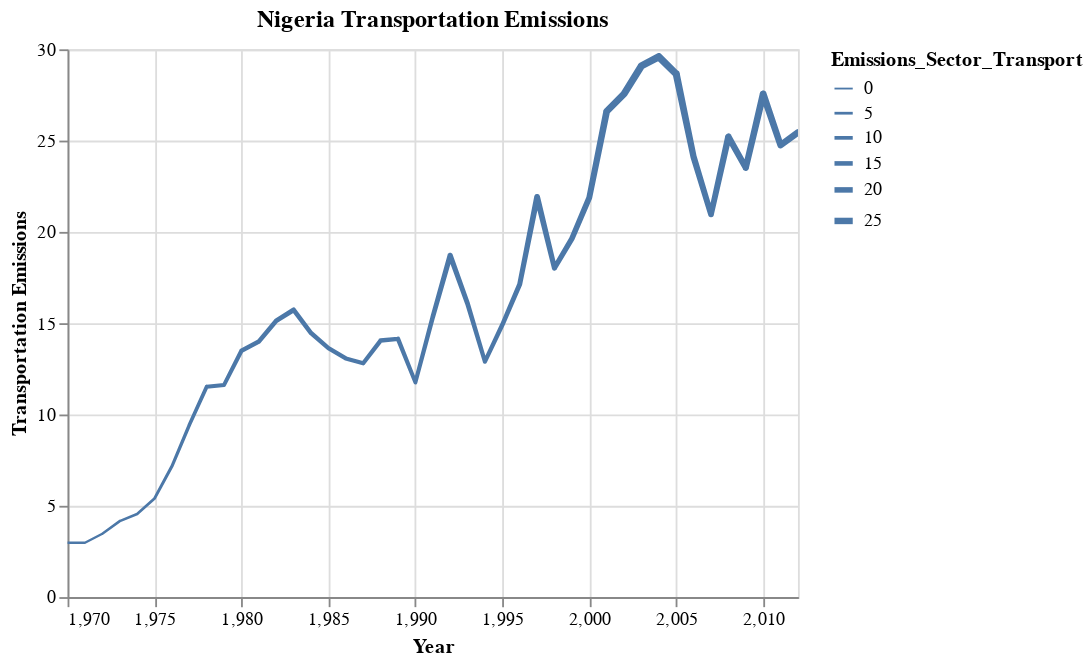

Write notebook code for a chart like this one.
### Code cell
nigeria = df2[df2["Country"] == "Nigeria"]

alt.Chart(nigeria, title = "Nigeria Transportation Emissions").mark_trail().encode(
    alt.X("Year:Q", scale = alt.Scale(domain = (1970, 2012))),
    alt.Y("Emissions_Sector_Transport", title = "Transportation Emissions"),
    size = "Emissions_Sector_Transport"
).interactive()

### Figure 1 — Vega-Lite specification as saved in the notebook (floating-point values rounded to 4 significant figures)
{"config": {"view": {"continuousWidth": 400, "continuousHeight": 300}}, "data": {"name": "data-89a87c96a628f488ca7f760fdf4c73ff"}, "mark": "trail", "encoding": {"size": {"type": "quantitative", "field": "Emissions_Sector_Transport"}, "x": {"type": "quantitative", "field": "Year", "scale": {"domain": [1970, 2012]}}, "y": {"type": "quantitative", "field": "Emissions_Sector_Transport", "title": "Transportation Emissions"}}, "selection": {"selector003": {"type": "interval", "bind": "scales", "encodings": ["x", "y"]}}, "title": "Nigeria Transportation Emissions", "$schema": "https://vega.github.io/schema/vega-lite/v4.8.1.json", "datasets": {"data-89a87c96a628f488ca7f760fdf4c73ff": [{"Country": "Nigeria", "Year": 1970, "Emissions_Type_CO2": 9660.0, "Emissions_Type_N2O": 29100.0, "Emissions_Type_CH4": 128000.0, "Emissions_Sector_Power_Industry": 0.59, "Emissions_Sector_Buildings": 0.9, "Emissions_Sector_Transport": 2.98, "Emissions_Sector_Other_Industry": 1.23, "Emissions_Sector_Other_sectors": 18.38, "Ratio_Per_GDP": 2.977, "Ratio_Per_Capita": 0.2208}, {"Country": "Nigeria", "Year": 1971, "Emissions_Type_CO2": 9930.0, "Emissions_Type_N2O": 42900.0, "Emissions_Type_CH4": 185000.0, "Emissions_Sector_Power_Industry": 0.59, "Emissions_Sector_Buildings": 0.9, "Emissions_Sector_Transport": 2.98, "Emissions_Sector_Other_Industry": 1.23, "Emissions_Sector_Other_sectors": 29.17, "Ratio_Per_GDP": 4.142, "Ratio_Per_Capita": 0.2914}, {"Country": "Nigeria", "Year": 1972, "Emissions_Type_CO2": 10100.0, "Emissions_Type_N2O": 55500.0, "Emissions_Type_CH4": 233000.0, "Emissions_Sector_Power_Industry": 0.81, "Emissions_Sector_Buildings": 1.02, "Emissions_Sector_Transport": 3.47, "Emissions_Sector_Other_Industry": 1.54, "Emissions_Sector_Other_sectors": 38.13, "Ratio_Per_GDP": 5.085, "Ratio_Per_Capita": 0.3256}, {"Country": "Nigeria", "Year": 1973, "Emissions_Type_CO2": 10700.0, "Emissions_Type_N2O": 66700.0, "Emissions_Type_CH4": 275000.0, "Emissions_Sector_Power_Industry": 0.9, "Emissions_Sector_Buildings": 1.16, "Emissions_Sector_Transport": 4.16, "Emissions_Sector_Other_Industry": 2.2, "Emissions_Sector_Other_sectors": 45.61, "Ratio_Per_GDP": 5.854, "Ratio_Per_Capita": 0.3608}, {"Country": "Nigeria", "Year": 1974, "Emissions_Type_CO2": 11200.0, "Emissions_Type_N2O": 84200.0, "Emissions_Type_CH4": 344000.0, "Emissions_Sector_Power_Industry": 1.13, "Emissions_Sector_Buildings": 1.3, "Emissions_Sector_Transport": 4.55, "Emissions_Sector_Other_Industry": 2.22, "Emissions_Sector_Other_sectors": 58.67, "Ratio_Per_GDP": 7.131, "Ratio_Per_Capita": 0.4034}, {"Country": "Nigeria", "Year": 1975, "Emissions_Type_CO2": 11500.0, "Emissions_Type_N2O": 64300.0, "Emissions_Type_CH4": 255000.0, "Emissions_Sector_Power_Industry": 1.39, "Emissions_Sector_Buildings": 1.49, "Emissions_Sector_Transport": 5.4, "Emissions_Sector_Other_Industry": 2.54, "Emissions_Sector_Other_sectors": 41.85, "Ratio_Per_GDP": 5.226, "Ratio_Per_Capita": 0.2718}, {"Country": "Nigeria", "Year": 1976, "Emissions_Type_CO2": 12100.0, "Emissions_Type_N2O": 75500.0, "Emissions_Type_CH4": 291000.0, "Emissions_Sector_Power_Industry": 1.75, "Emissions_Sector_Buildings": 1.94, "Emissions_Sector_Transport": 7.16, "Emissions_Sector_Other_Industry": 2.86, "Emissions_Sector_Other_sectors": 48.33, "Ratio_Per_GDP": 5.801, "Ratio_Per_Capita": 0.3068}, {"Country": "Nigeria", "Year": 1977, "Emissions_Type_CO2": 12300.0, "Emissions_Type_N2O": 66700.0, "Emissions_Type_CH4": 244000.0, "Emissions_Sector_Power_Industry": 1.78, "Emissions_Sector_Buildings": 2.48, "Emissions_Sector_Transport": 9.42, "Emissions_Sector_Other_Industry": 3.14, "Emissions_Sector_Other_sectors": 39.13, "Ratio_Per_GDP": 4.804, "Ratio_Per_Capita": 0.2526}, {"Country": "Nigeria", "Year": 1978, "Emissions_Type_CO2": 12700.0, "Emissions_Type_N2O": 69800.0, "Emissions_Type_CH4": 243000.0, "Emissions_Sector_Power_Industry": 2.12, "Emissions_Sector_Buildings": 3.07, "Emissions_Sector_Transport": 11.52, "Emissions_Sector_Other_Industry": 3.76, "Emissions_Sector_Other_sectors": 38.67, "Ratio_Per_GDP": 4.691, "Ratio_Per_Capita": 0.2198}, {"Country": "Nigeria", "Year": 1979, "Emissions_Type_CO2": 13300.0, "Emissions_Type_N2O": 99700.0, "Emissions_Type_CH4": 365000.0, "Emissions_Sector_Power_Industry": 2.22, "Emissions_Sector_Buildings": 3.1, "Emissions_Sector_Transport": 11.62, "Emissions_Sector_Other_Industry": 4.14, "Emissions_Sector_Other_sectors": 61.52, "Ratio_Per_GDP": 6.691, "Ratio_Per_Capita": 0.3188}, {"Country": "Nigeria", "Year": 1980, "Emissions_Type_CO2": 13900.0, "Emissions_Type_N2O": 89900.0, "Emissions_Type_CH4": 308000.0, "Emissions_Sector_Power_Industry": 3.22, "Emissions_Sector_Buildings": 3.62, "Emissions_Sector_Transport": 13.49, "Emissions_Sector_Other_Industry": 5.02, "Emissions_Sector_Other_sectors": 50.55, "Ratio_Per_GDP": 5.604, "Ratio_Per_Capita": 0.2945}, {"Country": "Nigeria", "Year": 1981, "Emissions_Type_CO2": 14300.0, "Emissions_Type_N2O": 73600.0, "Emissions_Type_CH4": 227000.0, "Emissions_Sector_Power_Industry": 4.67, "Emissions_Sector_Buildings": 4.24, "Emissions_Sector_Transport": 14.0, "Emissions_Sector_Other_Industry": 5.43, "Emissions_Sector_Other_sectors": 35.62, "Ratio_Per_GDP": 4.17, "Ratio_Per_Capita": 0.2403}, {"Country": "Nigeria", "Year": 1982, "Emissions_Type_CO2": 14400.0, "Emissions_Type_N2O": 70200.0, "Emissions_Type_CH4": 198000.0, "Emissions_Sector_Power_Industry": 5.8, "Emissions_Sector_Buildings": 4.77, "Emissions_Sector_Transport": 15.13, "Emissions_Sector_Other_Industry": 6.32, "Emissions_Sector_Other_sectors": 30.15, "Ratio_Per_GDP": 3.648, "Ratio_Per_Capita": 0.2209}, {"Country": "Nigeria", "Year": 1983, "Emissions_Type_CO2": 14800.0, "Emissions_Type_N2O": 70300.0, "Emissions_Type_CH4": 196000.0, "Emissions_Sector_Power_Industry": 6.1, "Emissions_Sector_Buildings": 4.68, "Emissions_Sector_Transport": 15.73, "Emissions_Sector_Other_Industry": 6.54, "Emissions_Sector_Other_sectors": 29.4, "Ratio_Per_GDP": 3.534, "Ratio_Per_Capita": 0.2117}, {"Country": "Nigeria", "Year": 1984, "Emissions_Type_CO2": 15100.0, "Emissions_Type_N2O": 70600.0, "Emissions_Type_CH4": 210000.0, "Emissions_Sector_Power_Industry": 5.65, "Emissions_Sector_Buildings": 4.59, "Emissions_Sector_Transport": 14.46, "Emissions_Sector_Other_Industry": 5.8, "Emissions_Sector_Other_sectors": 31.59, "Ratio_Per_GDP": 3.629, "Ratio_Per_Capita": 0.2256}, {"Country": "Nigeria", "Year": 1985, "Emissions_Type_CO2": 15500.0, "Emissions_Type_N2O": 73500.0, "Emissions_Type_CH4": 216000.0, "Emissions_Sector_Power_Industry": 5.7, "Emissions_Sector_Buildings": 4.99, "Emissions_Sector_Transport": 13.64, "Emissions_Sector_Other_Industry": 7.45, "Emissions_Sector_Other_sectors": 32.98, "Ratio_Per_GDP": 3.65, "Ratio_Per_Capita": 0.2545}, {"Country": "Nigeria", "Year": 1986, "Emissions_Type_CO2": 15900.0, "Emissions_Type_N2O": 71900.0, "Emissions_Type_CH4": 216000.0, "Emissions_Sector_Power_Industry": 6.12, "Emissions_Sector_Buildings": 5.09, "Emissions_Sector_Transport": 13.07, "Emissions_Sector_Other_Industry": 6.03, "Emissions_Sector_Other_sectors": 32.85, "Ratio_Per_GDP": 3.537, "Ratio_Per_Capita": 0.2329}, {"Country": "Nigeria", "Year": 1987, "Emissions_Type_CO2": 15900.0, "Emissions_Type_N2O": 68100.0, "Emissions_Type_CH4": 197000.0, "Emissions_Sector_Power_Industry": 5.99, "Emissions_Sector_Buildings": 6.19, "Emissions_Sector_Transport": 12.81, "Emissions_Sector_Other_Industry": 6.19, "Emissions_Sector_Other_sectors": 29.22, "Ratio_Per_GDP": 3.192, "Ratio_Per_Capita": 0.6898}, {"Country": "Nigeria", "Year": 1988, "Emissions_Type_CO2": 16500.0, "Emissions_Type_N2O": 77400.0, "Emissions_Type_CH4": 228000.0, "Emissions_Sector_Power_Industry": 6.3, "Emissions_Sector_Buildings": 5.7, "Emissions_Sector_Transport": 14.05, "Emissions_Sector_Other_Industry": 6.6, "Emissions_Sector_Other_sectors": 35.47, "Ratio_Per_GDP": 3.56, "Ratio_Per_Capita": 1.009}, {"Country": "Nigeria", "Year": 1989, "Emissions_Type_CO2": 17000.0, "Emissions_Type_N2O": 79000.0, "Emissions_Type_CH4": 236000.0, "Emissions_Sector_Power_Industry": 6.05, "Emissions_Sector_Buildings": 5.76, "Emissions_Sector_Transport": 14.14, "Emissions_Sector_Other_Industry": 7.2, "Emissions_Sector_Other_sectors": 38.15, "Ratio_Per_GDP": 3.579, "Ratio_Per_Capita": 1.111}, {"Country": "Nigeria", "Year": 1990, "Emissions_Type_CO2": 16900.0, "Emissions_Type_N2O": 74900.0, "Emissions_Type_CH4": 239000.0, "Emissions_Sector_Power_Industry": 5.7, "Emissions_Sector_Buildings": 4.23, "Emissions_Sector_Transport": 11.76, "Emissions_Sector_Other_Industry": 6.37, "Emissions_Sector_Other_sectors": 40.52, "Ratio_Per_GDP": 3.473, "Ratio_Per_Capita": 1.142}, {"Country": "Nigeria", "Year": 1991, "Emissions_Type_CO2": 17300.0, "Emissions_Type_N2O": 81100.0, "Emissions_Type_CH4": 246000.0, "Emissions_Sector_Power_Industry": 5.04, "Emissions_Sector_Buildings": 4.14, "Emissions_Sector_Transport": 15.34, "Emissions_Sector_Other_Industry": 8.37, "Emissions_Sector_Other_sectors": 43.39, "Ratio_Per_GDP": 3.529, "Ratio_Per_Capita": 1.196}, {"Country": "Nigeria", "Year": 1992, "Emissions_Type_CO2": 17800.0, "Emissions_Type_N2O": 88800.0, "Emissions_Type_CH4": 252000.0, "Emissions_Sector_Power_Industry": 5.43, "Emissions_Sector_Buildings": 5.07, "Emissions_Sector_Transport": 18.71, "Emissions_Sector_Other_Industry": 10.41, "Emissions_Sector_Other_sectors": 45.91, "Ratio_Per_GDP": 3.581, "Ratio_Per_Capita": 1.24}, {"Country": "Nigeria", "Year": 1993, "Emissions_Type_CO2": 18500.0, "Emissions_Type_N2O": 86300.0, "Emissions_Type_CH4": 258000.0, "Emissions_Sector_Power_Industry": 5.73, "Emissions_Sector_Buildings": 4.39, "Emissions_Sector_Transport": 16.07, "Emissions_Sector_Other_Industry": 9.98, "Emissions_Sector_Other_sectors": 48.4, "Ratio_Per_GDP": 3.531, "Ratio_Per_Capita": 1.229}, {"Country": "Nigeria", "Year": 1994, "Emissions_Type_CO2": 18800.0, "Emissions_Type_N2O": 80400.0, "Emissions_Type_CH4": 250000.0, "Emissions_Sector_Power_Industry": 4.96, "Emissions_Sector_Buildings": 3.62, "Emissions_Sector_Transport": 12.9, "Emissions_Sector_Other_Industry": 9.01, "Emissions_Sector_Other_sectors": 49.73, "Ratio_Per_GDP": 3.316, "Ratio_Per_Capita": 1.172}, {"Country": "Nigeria", "Year": 1995, "Emissions_Type_CO2": 19000.0, "Emissions_Type_N2O": 85500.0, "Emissions_Type_CH4": 258000.0, "Emissions_Sector_Power_Industry": 5.38, "Emissions_Sector_Buildings": 3.85, "Emissions_Sector_Transport": 14.91, "Emissions_Sector_Other_Industry": 8.63, "Emissions_Sector_Other_sectors": 55.43, "Ratio_Per_GDP": 3.355, "Ratio_Per_Capita": 1.22}, {"Country": "Nigeria", "Year": 1996, "Emissions_Type_CO2": 19600.0, "Emissions_Type_N2O": 99500.0, "Emissions_Type_CH4": 278000.0, "Emissions_Sector_Power_Industry": 5.68, "Emissions_Sector_Buildings": 4.16, "Emissions_Sector_Transport": 17.13, "Emissions_Sector_Other_Industry": 9.44, "Emissions_Sector_Other_sectors": 66.56, "Ratio_Per_GDP": 3.59, "Ratio_Per_Capita": 1.273}, {"Country": "Nigeria", "Year": 1997, "Emissions_Type_CO2": 20000.0, "Emissions_Type_N2O": 98700.0, "Emissions_Type_CH4": 243000.0, "Emissions_Sector_Power_Industry": 5.97, "Emissions_Sector_Buildings": 4.42, "Emissions_Sector_Transport": 21.91, "Emissions_Sector_Other_Industry": 9.08, "Emissions_Sector_Other_sectors": 59.9, "Ratio_Per_GDP": 3.189, "Ratio_Per_Capita": 1.128}, {"Country": "Nigeria", "Year": 1998, "Emissions_Type_CO2": 20500.0, "Emissions_Type_N2O": 88200.0, "Emissions_Type_CH4": 211000.0, "Emissions_Sector_Power_Industry": 5.97, "Emissions_Sector_Buildings": 5.34, "Emissions_Sector_Transport": 18.02, "Emissions_Sector_Other_Industry": 8.36, "Emissions_Sector_Other_sectors": 54.1, "Ratio_Per_GDP": 2.745, "Ratio_Per_Capita": 0.9708}, {"Country": "Nigeria", "Year": 1999, "Emissions_Type_CO2": 21200.0, "Emissions_Type_N2O": 88100.0, "Emissions_Type_CH4": 190000.0, "Emissions_Sector_Power_Industry": 6.31, "Emissions_Sector_Buildings": 4.22, "Emissions_Sector_Transport": 19.63, "Emissions_Sector_Other_Industry": 9.27, "Emissions_Sector_Other_sectors": 50.9, "Ratio_Per_GDP": 2.512, "Ratio_Per_Capita": 0.9046}, {"Country": "Nigeria", "Year": 2000, "Emissions_Type_CO2": 21600.0, "Emissions_Type_N2O": 98000.0, "Emissions_Type_CH4": 191000.0, "Emissions_Sector_Power_Industry": 6.71, "Emissions_Sector_Buildings": 5.21, "Emissions_Sector_Transport": 21.88, "Emissions_Sector_Other_Industry": 9.96, "Emissions_Sector_Other_sectors": 56.18, "Ratio_Per_GDP": 2.543, "Ratio_Per_Capita": 0.8913}, {"Country": "Nigeria", "Year": 2001, "Emissions_Type_CO2": 22600.0, "Emissions_Type_N2O": 104000.0, "Emissions_Type_CH4": 193000.0, "Emissions_Sector_Power_Industry": 6.23, "Emissions_Sector_Buildings": 6.16, "Emissions_Sector_Transport": 26.6, "Emissions_Sector_Other_Industry": 10.43, "Emissions_Sector_Other_sectors": 56.33, "Ratio_Per_GDP": 2.543, "Ratio_Per_Capita": 0.8784}, {"Country": "Nigeria", "Year": 2002, "Emissions_Type_CO2": 22800.0, "Emissions_Type_N2O": 93900.0, "Emissions_Type_CH4": 170000.0, "Emissions_Sector_Power_Industry": 7.1, "Emissions_Sector_Buildings": 5.79, "Emissions_Sector_Transport": 27.56, "Emissions_Sector_Other_Industry": 10.62, "Emissions_Sector_Other_sectors": 44.75, "Ratio_Per_GDP": 2.228, "Ratio_Per_Capita": 0.7592}, {"Country": "Nigeria", "Year": 2003, "Emissions_Type_CO2": 23400.0, "Emissions_Type_N2O": 99800.0, "Emissions_Type_CH4": 189000.0, "Emissions_Sector_Power_Industry": 6.43, "Emissions_Sector_Buildings": 4.23, "Emissions_Sector_Transport": 29.09, "Emissions_Sector_Other_Industry": 14.31, "Emissions_Sector_Other_sectors": 52.06, "Ratio_Per_GDP": 2.364, "Ratio_Per_Capita": 0.7492}, {"Country": "Nigeria", "Year": 2004, "Emissions_Type_CO2": 23700.0, "Emissions_Type_N2O": 95400.0, "Emissions_Type_CH4": 187000.0, "Emissions_Sector_Power_Industry": 8.16, "Emissions_Sector_Buildings": 3.26, "Emissions_Sector_Transport": 29.59, "Emissions_Sector_Other_Industry": 13.32, "Emissions_Sector_Other_sectors": 48.28, "Ratio_Per_GDP": 2.261, "Ratio_Per_Capita": 0.5493}, {"Country": "Nigeria", "Year": 2005, "Emissions_Type_CO2": 24300.0, "Emissions_Type_N2O": 98800.0, "Emissions_Type_CH4": 184000.0, "Emissions_Sector_Power_Industry": 7.96, "Emissions_Sector_Buildings": 5.74, "Emissions_Sector_Transport": 28.65, "Emissions_Sector_Other_Industry": 14.06, "Emissions_Sector_Other_sectors": 43.79, "Ratio_Per_GDP": 2.213, "Ratio_Per_Capita": 0.5327}, {"Country": "Nigeria", "Year": 2006, "Emissions_Type_CO2": 25100.0, "Emissions_Type_N2O": 87600.0, "Emissions_Type_CH4": 178000.0, "Emissions_Sector_Power_Industry": 8.5, "Emissions_Sector_Buildings": 5.24, "Emissions_Sector_Transport": 24.1, "Emissions_Sector_Other_Industry": 12.97, "Emissions_Sector_Other_sectors": 39.02, "Ratio_Per_GDP": 2.038, "Ratio_Per_Capita": 0.466}, {"Country": "Nigeria", "Year": 2007, "Emissions_Type_CO2": 25100.0, "Emissions_Type_N2O": 81000.0, "Emissions_Type_CH4": 173000.0, "Emissions_Sector_Power_Industry": 8.46, "Emissions_Sector_Buildings": 4.52, "Emissions_Sector_Transport": 20.96, "Emissions_Sector_Other_Industry": 13.65, "Emissions_Sector_Other_sectors": 34.91, "Ratio_Per_GDP": 1.907, "Ratio_Per_Capita": 0.4188}, {"Country": "Nigeria", "Year": 2008, "Emissions_Type_CO2": 26200.0, "Emissions_Type_N2O": 83300.0, "Emissions_Type_CH4": 171000.0, "Emissions_Sector_Power_Industry": 7.77, "Emissions_Sector_Buildings": 5.09, "Emissions_Sector_Transport": 25.21, "Emissions_Sector_Other_Industry": 14.7, "Emissions_Sector_Other_sectors": 35.62, "Ratio_Per_GDP": 1.864, "Ratio_Per_Capita": 0.3961}, {"Country": "Nigeria", "Year": 2009, "Emissions_Type_CO2": 26000.0, "Emissions_Type_N2O": 77200.0, "Emissions_Type_CH4": 164000.0, "Emissions_Sector_Power_Industry": 7.7, "Emissions_Sector_Buildings": 2.79, "Emissions_Sector_Transport": 23.51, "Emissions_Sector_Other_Industry": 9.87, "Emissions_Sector_Other_sectors": 34.1, "Ratio_Per_GDP": 1.734, "Ratio_Per_Capita": 0.3528}, {"Country": "Nigeria", "Year": 2010, "Emissions_Type_CO2": 27700.0, "Emissions_Type_N2O": 85900.0, "Emissions_Type_CH4": 173000.0, "Emissions_Sector_Power_Industry": 9.97, "Emissions_Sector_Buildings": 6.84, "Emissions_Sector_Transport": 27.55, "Emissions_Sector_Other_Industry": 11.42, "Emissions_Sector_Other_sectors": 34.51, "Ratio_Per_GDP": 1.807, "Ratio_Per_Capita": 0.3509}, {"Country": "Nigeria", "Year": 2011, "Emissions_Type_CO2": 28100.0, "Emissions_Type_N2O": 92900.0, "Emissions_Type_CH4": 179000.0, "Emissions_Sector_Power_Industry": 10.68, "Emissions_Sector_Buildings": 6.91, "Emissions_Sector_Transport": 24.75, "Emissions_Sector_Other_Industry": 18.4, "Emissions_Sector_Other_sectors": 34.38, "Ratio_Per_GDP": 1.842, "Ratio_Per_Capita": 0.3502}, {"Country": "Nigeria", "Year": 2012, "Emissions_Type_CO2": 29200.0, "Emissions_Type_N2O": 94000.0, "Emissions_Type_CH4": 181000.0, "Emissions_Sector_Power_Industry": 11.63, "Emissions_Sector_Buildings": 8.11, "Emissions_Sector_Transport": 25.45, "Emissions_Sector_Other_Industry": 18.09, "Emissions_Sector_Other_sectors": 27.14, "Ratio_Per_GDP": 1.82, "Ratio_Per_Capita": 0.3405}]}}
